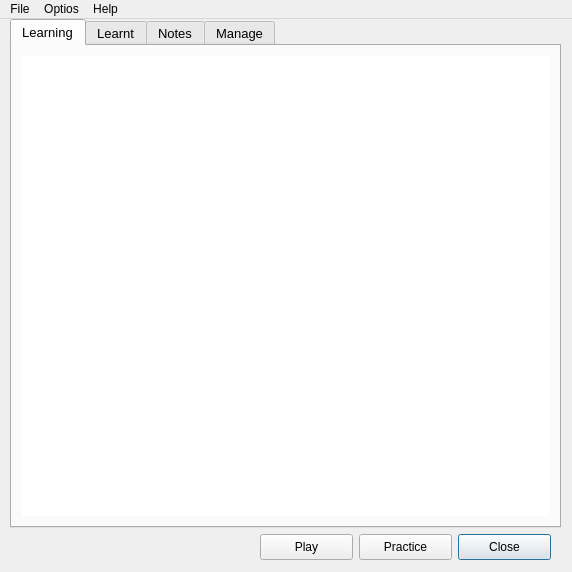
<?xml version="1.0" encoding="UTF-8"?>
<ui version="4.0">
 <class>MainWindow</class>
 <widget class="QMainWindow" name="MainWindow">
  <property name="geometry">
   <rect>
    <x>0</x>
    <y>0</y>
    <width>572</width>
    <height>572</height>
   </rect>
  </property>
  <property name="windowTitle">
   <string>MainWindow</string>
  </property>
  <widget class="QWidget" name="centralwidget">
   <widget class="QWidget" name="centralWidget">
    <property name="geometry">
     <rect>
      <x>10</x>
      <y>0</y>
      <width>551</width>
      <height>541</height>
     </rect>
    </property>
    <layout class="QVBoxLayout" name="verticalLayout">
     <property name="sizeConstraint">
      <enum>QLayout::SetMinimumSize</enum>
     </property>
     <property name="leftMargin">
      <number>0</number>
     </property>
     <property name="topMargin">
      <number>0</number>
     </property>
     <property name="rightMargin">
      <number>0</number>
     </property>
     <property name="bottomMargin">
      <number>0</number>
     </property>
     <item>
      <widget class="QTabWidget" name="tabWidget">
       <property name="font">
        <font>
         <pointsize>10</pointsize>
        </font>
       </property>
       <property name="mouseTracking">
        <bool>true</bool>
       </property>
       <property name="tabletTracking">
        <bool>true</bool>
       </property>
       <property name="acceptDrops">
        <bool>true</bool>
       </property>
       <property name="currentIndex">
        <number>0</number>
       </property>
       <property name="documentMode">
        <bool>false</bool>
       </property>
       <property name="movable">
        <bool>false</bool>
       </property>
       <widget class="QWidget" name="Learning">
        <attribute name="title">
         <string>Learning</string>
        </attribute>
        <layout class="QGridLayout" name="gridLayout">
         <property name="leftMargin">
          <number>10</number>
         </property>
         <property name="topMargin">
          <number>10</number>
         </property>
         <property name="rightMargin">
          <number>10</number>
         </property>
         <property name="bottomMargin">
          <number>10</number>
         </property>
         <item row="0" column="0">
          <widget class="QTableWidget" name="list_learning">
           <property name="minimumSize">
            <size>
             <width>520</width>
             <height>450</height>
            </size>
           </property>
           <property name="maximumSize">
            <size>
             <width>540</width>
             <height>500</height>
            </size>
           </property>
           <property name="font">
            <font>
             <pointsize>10</pointsize>
            </font>
           </property>
           <property name="acceptDrops">
            <bool>true</bool>
           </property>
           <property name="frameShape">
            <enum>QFrame::NoFrame</enum>
           </property>
           <property name="frameShadow">
            <enum>QFrame::Plain</enum>
           </property>
           <property name="verticalScrollBarPolicy">
            <enum>Qt::ScrollBarAlwaysOff</enum>
           </property>
           <property name="horizontalScrollBarPolicy">
            <enum>Qt::ScrollBarAlwaysOff</enum>
           </property>
           <property name="sizeAdjustPolicy">
            <enum>QAbstractScrollArea::AdjustToContents</enum>
           </property>
           <property name="autoScroll">
            <bool>false</bool>
           </property>
           <property name="editTriggers">
            <set>QAbstractItemView::NoEditTriggers</set>
           </property>
           <property name="tabKeyNavigation">
            <bool>false</bool>
           </property>
           <property name="showDropIndicator" stdset="0">
            <bool>false</bool>
           </property>
           <property name="dragEnabled">
            <bool>false</bool>
           </property>
           <property name="selectionMode">
            <enum>QAbstractItemView::SingleSelection</enum>
           </property>
           <property name="selectionBehavior">
            <enum>QAbstractItemView::SelectRows</enum>
           </property>
           <property name="iconSize">
            <size>
             <width>5</width>
             <height>5</height>
            </size>
           </property>
           <property name="showGrid">
            <bool>false</bool>
           </property>
           <property name="gridStyle">
            <enum>Qt::NoPen</enum>
           </property>
           <property name="cornerButtonEnabled">
            <bool>false</bool>
           </property>
           <property name="rowCount">
            <number>0</number>
           </property>
           <attribute name="horizontalHeaderVisible">
            <bool>false</bool>
           </attribute>
           <attribute name="horizontalHeaderCascadingSectionResizes">
            <bool>false</bool>
           </attribute>
           <attribute name="horizontalHeaderDefaultSectionSize">
            <number>500</number>
           </attribute>
           <attribute name="horizontalHeaderHighlightSections">
            <bool>false</bool>
           </attribute>
           <attribute name="horizontalHeaderShowSortIndicator" stdset="0">
            <bool>false</bool>
           </attribute>
           <attribute name="verticalHeaderVisible">
            <bool>false</bool>
           </attribute>
           <attribute name="verticalHeaderCascadingSectionResizes">
            <bool>false</bool>
           </attribute>
           <attribute name="verticalHeaderHighlightSections">
            <bool>false</bool>
           </attribute>
          </widget>
         </item>
        </layout>
       </widget>
       <widget class="QWidget" name="Learnt">
        <attribute name="title">
         <string>Learnt</string>
        </attribute>
        <layout class="QGridLayout" name="gridLayout_2">
         <property name="leftMargin">
          <number>10</number>
         </property>
         <property name="topMargin">
          <number>10</number>
         </property>
         <property name="rightMargin">
          <number>10</number>
         </property>
         <property name="bottomMargin">
          <number>10</number>
         </property>
         <item row="0" column="0">
          <widget class="QTableView" name="list_learnt">
           <property name="font">
            <font>
             <pointsize>10</pointsize>
            </font>
           </property>
           <property name="frameShape">
            <enum>QFrame::HLine</enum>
           </property>
           <property name="frameShadow">
            <enum>QFrame::Plain</enum>
           </property>
           <property name="verticalScrollBarPolicy">
            <enum>Qt::ScrollBarAlwaysOff</enum>
           </property>
           <property name="horizontalScrollBarPolicy">
            <enum>Qt::ScrollBarAlwaysOff</enum>
           </property>
           <property name="sizeAdjustPolicy">
            <enum>QAbstractScrollArea::AdjustToContents</enum>
           </property>
           <property name="autoScroll">
            <bool>false</bool>
           </property>
           <property name="tabKeyNavigation">
            <bool>false</bool>
           </property>
           <property name="showDropIndicator" stdset="0">
            <bool>false</bool>
           </property>
           <property name="selectionMode">
            <enum>QAbstractItemView::SingleSelection</enum>
           </property>
           <property name="showGrid">
            <bool>false</bool>
           </property>
           <property name="gridStyle">
            <enum>Qt::NoPen</enum>
           </property>
           <property name="cornerButtonEnabled">
            <bool>false</bool>
           </property>
           <attribute name="horizontalHeaderVisible">
            <bool>false</bool>
           </attribute>
           <attribute name="horizontalHeaderDefaultSectionSize">
            <number>500</number>
           </attribute>
           <attribute name="horizontalHeaderHighlightSections">
            <bool>false</bool>
           </attribute>
           <attribute name="horizontalHeaderMinimumSectionSize">
            <number>500</number>
           </attribute>
           <attribute name="verticalHeaderVisible">
            <bool>false</bool>
           </attribute>
           <attribute name="verticalHeaderHighlightSections">
            <bool>false</bool>
           </attribute>
          </widget>
         </item>
        </layout>
       </widget>
       <widget class="QWidget" name="Notes">
        <attribute name="title">
         <string>Notes</string>
        </attribute>
        <layout class="QGridLayout" name="gridLayout_3">
         <item row="0" column="0">
          <widget class="QTextEdit" name="textEdit">
           <property name="font">
            <font>
             <pointsize>11</pointsize>
            </font>
           </property>
           <property name="styleSheet">
            <string notr="true">
background-color: rgb(255, 255, 249);
color: rgb(61, 61, 61);</string>
           </property>
           <property name="frameShape">
            <enum>QFrame::NoFrame</enum>
           </property>
           <property name="lineWidth">
            <number>0</number>
           </property>
           <property name="horizontalScrollBarPolicy">
            <enum>Qt::ScrollBarAlwaysOff</enum>
           </property>
          </widget>
         </item>
        </layout>
       </widget>
       <widget class="QWidget" name="Manage">
        <property name="minimumSize">
         <size>
          <width>521</width>
          <height>467</height>
         </size>
        </property>
        <attribute name="title">
         <string>Manage</string>
        </attribute>
        <widget class="QGroupBox" name="groupBox_3">
         <property name="geometry">
          <rect>
           <x>10</x>
           <y>-10</y>
           <width>531</width>
           <height>481</height>
          </rect>
         </property>
         <property name="title">
          <string/>
         </property>
         <widget class="QWidget" name="layoutWidget">
          <property name="geometry">
           <rect>
            <x>410</x>
            <y>90</y>
            <width>101</width>
            <height>151</height>
           </rect>
          </property>
          <layout class="QVBoxLayout" name="verticalLayout_2">
           <item>
            <widget class="QPushButton" name="pushButton_tabmanage_edit">
             <property name="text">
              <string>Edit</string>
             </property>
             <property name="flat">
              <bool>false</bool>
             </property>
            </widget>
           </item>
           <item>
            <widget class="QPushButton" name="pushButton_tabmanage_trans">
             <property name="text">
              <string>Translate</string>
             </property>
             <property name="flat">
              <bool>false</bool>
             </property>
            </widget>
           </item>
           <item>
            <widget class="QPushButton" name="pushButton_tabmanage_share">
             <property name="text">
              <string>Share</string>
             </property>
             <property name="flat">
              <bool>false</bool>
             </property>
            </widget>
           </item>
           <item>
            <widget class="QPushButton" name="pushButton_tabmanage_delete">
             <property name="sizePolicy">
              <sizepolicy hsizetype="Minimum" vsizetype="Fixed">
               <horstretch>0</horstretch>
               <verstretch>0</verstretch>
              </sizepolicy>
             </property>
             <property name="minimumSize">
              <size>
               <width>0</width>
               <height>26</height>
              </size>
             </property>
             <property name="text">
              <string>Delete</string>
             </property>
            </widget>
           </item>
          </layout>
         </widget>
         <widget class="QWidget" name="layoutWidget_2">
          <property name="geometry">
           <rect>
            <x>10</x>
            <y>90</y>
            <width>371</width>
            <height>60</height>
           </rect>
          </property>
          <layout class="QVBoxLayout" name="verticalLayout_5">
           <item>
            <layout class="QHBoxLayout" name="horizontalLayout_3">
             <item>
              <widget class="QLabel" name="label_4">
               <property name="text">
                <string>Rename</string>
               </property>
              </widget>
             </item>
             <item>
              <widget class="QLineEdit" name="lineEdit_tabmanage_rename"/>
             </item>
            </layout>
           </item>
           <item>
            <widget class="QPushButton" name="pushButton_tabmanage_markas">
             <property name="minimumSize">
              <size>
               <width>0</width>
               <height>26</height>
              </size>
             </property>
             <property name="text">
              <string>Mark as Learned</string>
             </property>
            </widget>
           </item>
          </layout>
         </widget>
         <widget class="QWidget" name="layoutWidget_3">
          <property name="geometry">
           <rect>
            <x>10</x>
            <y>30</y>
            <width>501</width>
            <height>46</height>
           </rect>
          </property>
          <layout class="QVBoxLayout" name="verticalLayout_6">
           <item>
            <widget class="QLabel" name="label_tpc_name">
             <property name="font">
              <font>
               <pointsize>16</pointsize>
              </font>
             </property>
             <property name="text">
              <string>Topic Name</string>
             </property>
            </widget>
           </item>
           <item>
            <widget class="QLabel" name="label_tabmanage_info">
             <property name="text">
              <string>Topic info</string>
             </property>
            </widget>
           </item>
          </layout>
         </widget>
        </widget>
       </widget>
      </widget>
     </item>
     <item>
      <layout class="QHBoxLayout" name="horizontalLayout" stretch="0,1,1,1">
       <property name="leftMargin">
        <number>0</number>
       </property>
       <property name="rightMargin">
        <number>10</number>
       </property>
       <item>
        <spacer name="horizontalSpacer">
         <property name="orientation">
          <enum>Qt::Horizontal</enum>
         </property>
         <property name="sizeHint" stdset="0">
          <size>
           <width>250</width>
           <height>20</height>
          </size>
         </property>
        </spacer>
       </item>
       <item>
        <widget class="QPushButton" name="pushButton_play">
         <property name="sizePolicy">
          <sizepolicy hsizetype="Minimum" vsizetype="Minimum">
           <horstretch>0</horstretch>
           <verstretch>0</verstretch>
          </sizepolicy>
         </property>
         <property name="minimumSize">
          <size>
           <width>0</width>
           <height>26</height>
          </size>
         </property>
         <property name="text">
          <string>Play</string>
         </property>
         <property name="autoDefault">
          <bool>false</bool>
         </property>
         <property name="flat">
          <bool>false</bool>
         </property>
        </widget>
       </item>
       <item>
        <widget class="QPushButton" name="pushButton_practice">
         <property name="sizePolicy">
          <sizepolicy hsizetype="Minimum" vsizetype="Minimum">
           <horstretch>0</horstretch>
           <verstretch>0</verstretch>
          </sizepolicy>
         </property>
         <property name="minimumSize">
          <size>
           <width>0</width>
           <height>26</height>
          </size>
         </property>
         <property name="text">
          <string>Practice</string>
         </property>
         <property name="autoDefault">
          <bool>false</bool>
         </property>
         <property name="flat">
          <bool>false</bool>
         </property>
        </widget>
       </item>
       <item>
        <widget class="QPushButton" name="pushButton_close">
         <property name="sizePolicy">
          <sizepolicy hsizetype="Minimum" vsizetype="Minimum">
           <horstretch>0</horstretch>
           <verstretch>0</verstretch>
          </sizepolicy>
         </property>
         <property name="minimumSize">
          <size>
           <width>0</width>
           <height>26</height>
          </size>
         </property>
         <property name="layoutDirection">
          <enum>Qt::LeftToRight</enum>
         </property>
         <property name="text">
          <string>Close</string>
         </property>
         <property name="default">
          <bool>true</bool>
         </property>
         <property name="flat">
          <bool>false</bool>
         </property>
        </widget>
       </item>
      </layout>
     </item>
    </layout>
   </widget>
  </widget>
  <widget class="QMenuBar" name="menubar">
   <property name="geometry">
    <rect>
     <x>0</x>
     <y>0</y>
     <width>572</width>
     <height>19</height>
    </rect>
   </property>
   <property name="nativeMenuBar">
    <bool>true</bool>
   </property>
   <widget class="QMenu" name="menuFile">
    <property name="title">
     <string>File</string>
    </property>
    <addaction name="actionOpen"/>
    <addaction name="actionImport"/>
    <addaction name="actionExport"/>
   </widget>
   <widget class="QMenu" name="menuHelp">
    <property name="title">
     <string>Help</string>
    </property>
    <addaction name="actionGetting_Started"/>
    <addaction name="actionFeedback"/>
    <addaction name="actionAbout"/>
   </widget>
   <widget class="QMenu" name="menuOptios">
    <property name="title">
     <string>Optios</string>
    </property>
    <addaction name="actionSeetings"/>
   </widget>
   <addaction name="menuFile"/>
   <addaction name="menuOptios"/>
   <addaction name="menuHelp"/>
  </widget>
  <action name="actionAbout">
   <property name="text">
    <string>About</string>
   </property>
  </action>
  <action name="actionGetting_Started">
   <property name="text">
    <string>Getting Started</string>
   </property>
  </action>
  <action name="actionFeedback">
   <property name="text">
    <string>Feedback</string>
   </property>
  </action>
  <action name="actionSeetings">
   <property name="text">
    <string>Seetings</string>
   </property>
  </action>
  <action name="actionOpen">
   <property name="text">
    <string>Open</string>
   </property>
  </action>
  <action name="actionImport">
   <property name="text">
    <string>Import</string>
   </property>
  </action>
  <action name="actionExport">
   <property name="text">
    <string>Export</string>
   </property>
  </action>
 </widget>
 <resources/>
 <connections/>
</ui>
